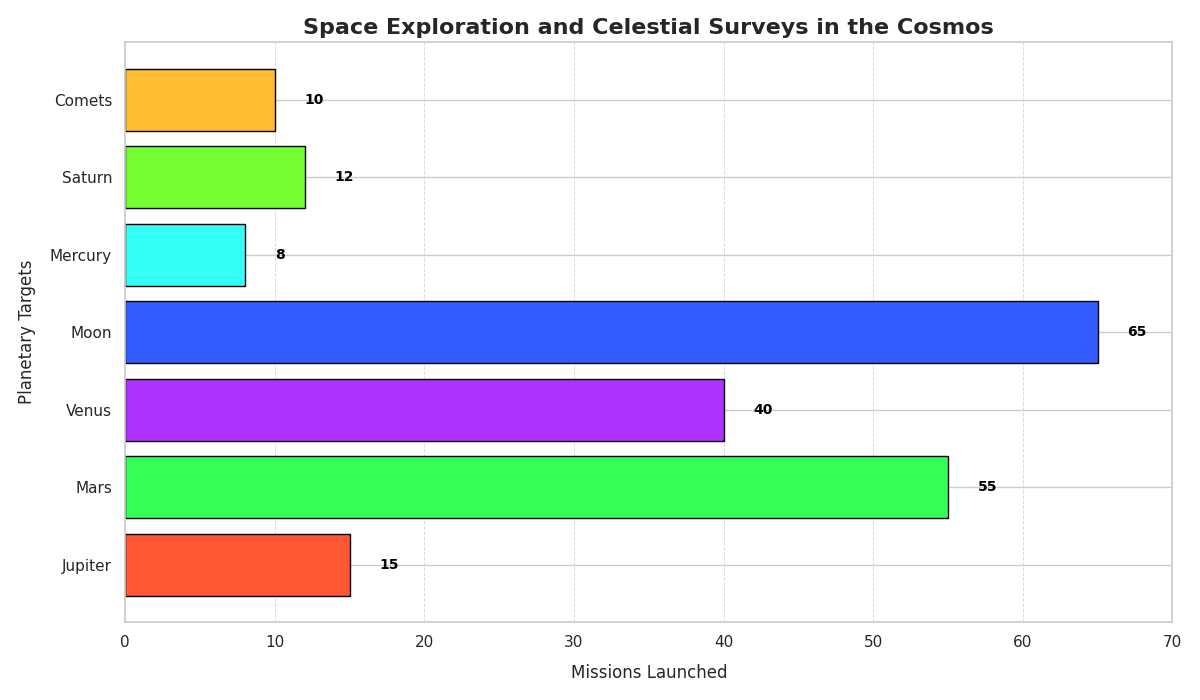

Write the Python code that produced this figure.
import matplotlib.pyplot as plt
import numpy as np

celestial_bodies = ['Jupiter', 'Mars', 'Venus', 'Moon', 'Mercury', 'Saturn', 'Comets']
missions_count = [15, 55, 40, 65, 8, 12, 10]
# Manually shuffled colors list
colors = ['#FF5733', '#33FF57', '#AF33FF', '#335BFF', '#33FFF5', '#75FF33', '#FFBD33']

fig, ax = plt.subplots(figsize=(12, 7))
bars = ax.barh(celestial_bodies, missions_count, color=colors, edgecolor='black')

for bar, count in zip(bars, missions_count):
    xval = bar.get_width()
    ax.text(xval + 2, bar.get_y() + bar.get_height()/2, str(count), va='center', fontsize=10, fontweight='bold', color='black')

ax.set_title('Space Exploration and Celestial Surveys in the Cosmos', fontsize=16, fontweight='bold')
ax.set_xlabel('Missions Launched', fontsize=12, labelpad=10)
ax.set_ylabel('Planetary Targets', fontsize=12, labelpad=10)

ax.set_xlim(0, 70)
ax.grid(True, which='both', axis='x', linestyle='--', linewidth=0.7, alpha=0.7)

plt.tight_layout()
plt.show()
